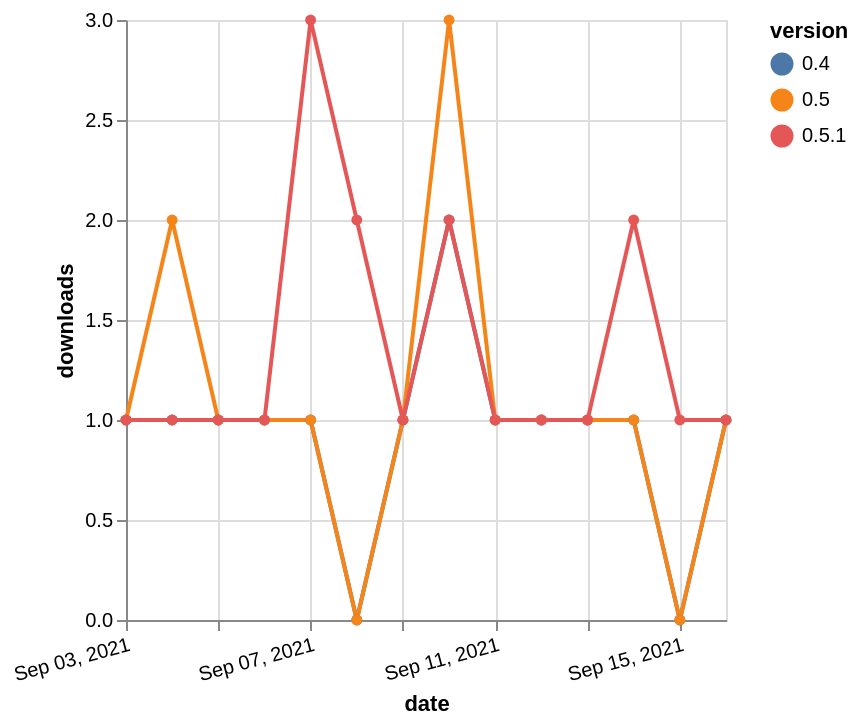

The specification (Vega-Lite) saved for this image:
### Vega-Lite specification from a JSON file in a GitHub repository (floating-point values rounded to 4 significant figures)
{"$schema": "https://vega.github.io/schema/vega-lite/v5.json", "description": "A simple bar chart with embedded data.", "data": {"values": [{"date": "2021-09-03", "total": 327, "delta": 1, "version": "0.4"}, {"date": "2021-09-04", "total": 328, "delta": 1, "version": "0.4"}, {"date": "2021-09-05", "total": 329, "delta": 1, "version": "0.4"}, {"date": "2021-09-06", "total": 330, "delta": 1, "version": "0.4"}, {"date": "2021-09-07", "total": 331, "delta": 1, "version": "0.4"}, {"date": "2021-09-08", "total": 331, "delta": 0, "version": "0.4"}, {"date": "2021-09-09", "total": 332, "delta": 1, "version": "0.4"}, {"date": "2021-09-10", "total": 334, "delta": 2, "version": "0.4"}, {"date": "2021-09-11", "total": 335, "delta": 1, "version": "0.4"}, {"date": "2021-09-12", "total": 336, "delta": 1, "version": "0.4"}, {"date": "2021-09-13", "total": 337, "delta": 1, "version": "0.4"}, {"date": "2021-09-14", "total": 338, "delta": 1, "version": "0.4"}, {"date": "2021-09-15", "total": 338, "delta": 0, "version": "0.4"}, {"date": "2021-09-16", "total": 339, "delta": 1, "version": "0.4"}, {"date": "2021-09-03", "total": 354, "delta": 1, "version": "0.5"}, {"date": "2021-09-04", "total": 356, "delta": 2, "version": "0.5"}, {"date": "2021-09-05", "total": 357, "delta": 1, "version": "0.5"}, {"date": "2021-09-06", "total": 358, "delta": 1, "version": "0.5"}, {"date": "2021-09-07", "total": 359, "delta": 1, "version": "0.5"}, {"date": "2021-09-08", "total": 359, "delta": 0, "version": "0.5"}, {"date": "2021-09-09", "total": 360, "delta": 1, "version": "0.5"}, {"date": "2021-09-10", "total": 363, "delta": 3, "version": "0.5"}, {"date": "2021-09-11", "total": 364, "delta": 1, "version": "0.5"}, {"date": "2021-09-12", "total": 365, "delta": 1, "version": "0.5"}, {"date": "2021-09-13", "total": 366, "delta": 1, "version": "0.5"}, {"date": "2021-09-14", "total": 367, "delta": 1, "version": "0.5"}, {"date": "2021-09-15", "total": 367, "delta": 0, "version": "0.5"}, {"date": "2021-09-16", "total": 368, "delta": 1, "version": "0.5"}, {"date": "2021-09-03", "total": 200, "delta": 1, "version": "0.5.1"}, {"date": "2021-09-04", "total": 201, "delta": 1, "version": "0.5.1"}, {"date": "2021-09-05", "total": 202, "delta": 1, "version": "0.5.1"}, {"date": "2021-09-06", "total": 203, "delta": 1, "version": "0.5.1"}, {"date": "2021-09-07", "total": 206, "delta": 3, "version": "0.5.1"}, {"date": "2021-09-08", "total": 208, "delta": 2, "version": "0.5.1"}, {"date": "2021-09-09", "total": 209, "delta": 1, "version": "0.5.1"}, {"date": "2021-09-10", "total": 211, "delta": 2, "version": "0.5.1"}, {"date": "2021-09-11", "total": 212, "delta": 1, "version": "0.5.1"}, {"date": "2021-09-12", "total": 213, "delta": 1, "version": "0.5.1"}, {"date": "2021-09-13", "total": 214, "delta": 1, "version": "0.5.1"}, {"date": "2021-09-14", "total": 216, "delta": 2, "version": "0.5.1"}, {"date": "2021-09-15", "total": 217, "delta": 1, "version": "0.5.1"}, {"date": "2021-09-16", "total": 218, "delta": 1, "version": "0.5.1"}]}, "width": "container", "mark": {"type": "line", "point": {"filled": true}}, "encoding": {"x": {"field": "date", "type": "temporal", "timeUnit": "yearmonthdate", "title": "date", "axis": {"labelAngle": -15}}, "y": {"field": "delta", "type": "quantitative", "title": "downloads"}, "color": {"field": "version", "type": "nominal"}, "tooltip": {"field": "delta"}}}
